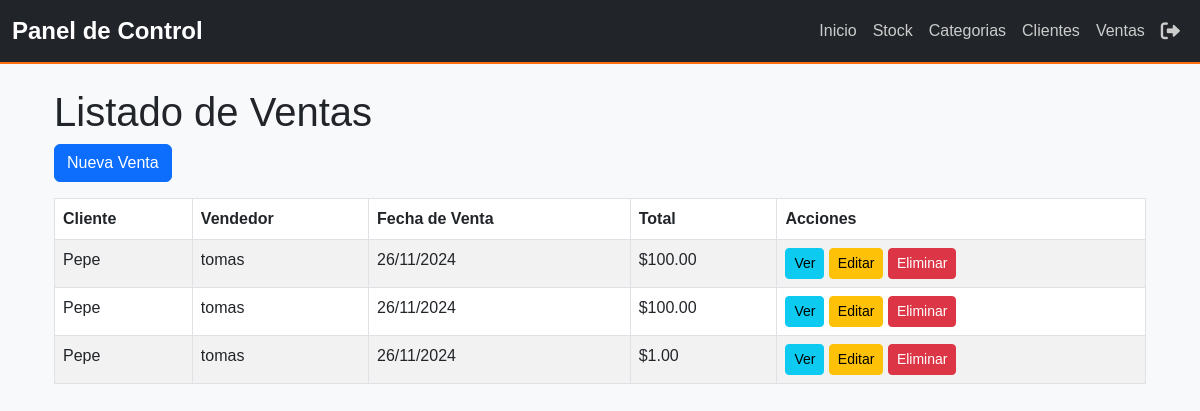
The page /ventas/ on the database as committed earlier.
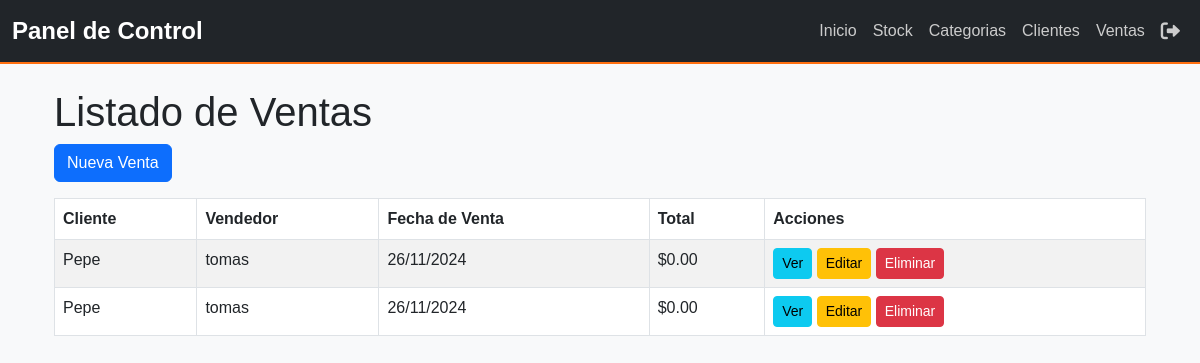
The same page on the database as committed later.
### myapp/models.py (models this page shows, shortened)
class Venta(models.Model):
    cliente = models.ForeignKey(Cliente, on_delete=models.CASCADE)
    vendedor = models.ForeignKey(User, on_delete=models.SET_NULL, null=True, blank=True)
    fecha_venta = models.DateTimeField(auto_now_add=True)
    total_venta = models.DecimalField(max_digits=10, decimal_places=2, default=0)
    metodo_pago = models.CharField(max_length=50)
    productos = models.ManyToManyField(Producto, through='DetalleVenta')

class Cliente(models.Model):
    nombre = models.CharField(max_length=255, verbose_name='Nombre Completo')
    compania = models.CharField(max_length=255, blank=True, null=True, verbose_name='Compañía')
    email = models.EmailField(unique=True, verbose_name='Correo Electrónico')
    telefono = models.CharField(max_length=15, verbose_name='Número de Teléfono')
    direccion = models.TextField(blank=True, null=True, verbose_name='Dirección')
    fecha_registro = models.DateTimeField(auto_now_add=True, verbose_name='Fecha de Registro')
    estatus = models.CharField(
        max_length=20,
        choices=[('activo', 'Activo'), ('inactivo', 'Inactivo')],
        default='activo',
        verbose_name='Estatus'
    )
    notas = models.TextField(blank=True, null=True, verbose_name='Notas Adicionales')
    class Meta:
        verbose_name = 'Cliente'
        verbose_name_plural = 'Clientes'
        ordering = ['-fecha_registro']

### myapp/views.py (the view)
# urls.py: path('ventas/', VentaListView.as_view(), name='venta_list'),
class VentaListView(ListView):
    model = Venta
    template_name = 'ventas/venta_list.html'
    context_object_name = 'ventas'
    def get_queryset(self):
        return Venta.objects.all()  # Asegúrate de que las ventas tengan un vendedor asignado

### myapp/context_processors.py (called while the page is built, shortened)
def user_role(request):
    return {'role': 'Invitado'}

### myapp/templates/ventas/venta_list.html
{% extends 'base.html' %}
{% block content %}
<div class="container mt-4">
    <h1>Listado de Ventas</h1>
    <a href="{% url 'venta_create' %}" class="btn btn-primary mb-3">Nueva Venta</a>
    <table class="table table-bordered table-striped">
        <thead>
            <tr>
                <th>Cliente</th>
                <th>Vendedor</th>
                <th>Fecha de Venta</th>
                <th>Total</th>
                <th>Acciones</th>
            </tr>
        </thead>
        <tbody>
            {% for venta in ventas %}
            <tr>
                <td>{{ venta.cliente.nombre }}</td>
                <td>{{ venta.vendedor }}</td>
                <td>{{ venta.fecha_venta|date:"d/m/Y" }}</td>
                <td>${{ venta.total_venta }}</td>
                <td>
                    <a href="{% url 'venta_detail' venta.pk %}" class="btn btn-info btn-sm">Ver</a>
                    <a href="{% url 'venta_edit' venta.pk %}" class="btn btn-warning btn-sm">Editar</a>
                    <a href="{% url 'venta_delete' venta.pk %}" class="btn btn-danger btn-sm" onclick="return confirm('¿Estás seguro de que deseas eliminar esta venta?');">Eliminar</a>
                </td>
            </tr>
            {% empty %}
            <tr>
                <td colspan="5" class="text-center">No se han encontrado ventas.</td>
            </tr>
            {% endfor %}
        </tbody>
    </table>
</div>
{% endblock %}

### myapp/templates/base.html (shortened to what this page needs)
<!DOCTYPE html>
<html lang="es">
<head>
    <link href="https://cdn.jsdelivr.net/npm/bootstrap@5.3.0-alpha1/dist/css/bootstrap.min.css" rel="stylesheet">
    {% load static %}
    <link href="{% static 'css/styles.css' %}" rel="stylesheet">
</head>
<body class="bg-light">
    {% include 'navbar.html' %}
    <div class="container mt-4">
        {% block content %}{% endblock %}
    </div>
</body>
</html>

### myapp/templates/navbar.html (shortened to what this page needs)
{% load static %}
<head>
    <link href="https://cdnjs.cloudflare.com/ajax/libs/font-awesome/6.0.0-beta3/css/all.min.css" rel="stylesheet">
</head>
<nav class="navbar navbar-expand-lg navbar-dark bg-dark">
    <div class="container-fluid">
        <a class="navbar-brand" href="{% url 'role_based_view' %}">Panel de Control</a>
        <div class="collapse navbar-collapse" id="navbarNav">
            <ul class="navbar-nav ms-auto">
                <li class="nav-item">
                    <a class="nav-link active" href="{% url 'role_based_view' %}">Inicio</a>
                </li>
                <li class="nav-item">
                    <a class="nav-link" href="{% url 'producto_list' %}">Stock</a>
                </li>
                <li class="nav-item">
                    <a class="nav-link" href="{% url 'categoria_list' %}">Categorias</a>
                </li>
                <li class="nav-item">
                    <a class="nav-link" href="{% url 'clientes_list' %}">Clientes</a>
                </li>
                <li class="nav-item">
                    <a class="nav-link" href="{% url 'venta_list' %}">Ventas</a>
                </li>
                <li class="nav-item">
                    <form method="post" action="{% url 'logout' %}" class="d-inline">
                        <button type="submit" class="btn btn-link nav-link logout-btn">
                            <i class="fas fa-sign-out-alt"></i>
                        </button>
                    </form>
                </li>
            </ul>
        </div>
    </div>
</nav>

### myapp/static/css/styles.css (style rules this page uses)
body { font-family: 'Arial', sans-serif; background-color: #f4f6f9; margin: 0; padding: 0; }
.logout-btn { background-color: transparent; border: none; color: #FF6F0F; font-size: 1rem; font-weight: 600; padding: 10px 15px; text-transform: uppercase; cursor: pointer; transition: color 0.3s ease, transform 0.3s ease; }
.navbar { background-color: #343a40; border-bottom: 2px solid #FF6F0F; }
.navbar-brand { color: #fff; font-size: 1.5rem; font-weight: bold; }
.navbar-nav .nav-item .nav-link { color: #ccc; transition: color 0.3s ease; }

### myapp/templates/navbar.html (style rules this page uses)
ul { display: flex; align-items: center; justify-content: center; }
.logout-btn { text-decoration: none; color: #ccc; font-size: 1.1rem; padding: 0; border: none; background: none; display: flex; align-items: center; gap: 5px; cursor: pointer; transition: color 0.3s ease, background-color 0.3s ease; }
.logout-btn i { font-size: 1.2rem; vertical-align: middle; }

Rows that differ between the two databases and show on the page:
removed Venta: cliente.nombre "Pepe", vendedor "tomas", fecha_venta "26/11/2024", total_venta "100.00"
removed Venta: cliente.nombre "Pepe", vendedor "tomas", fecha_venta "26/11/2024", total_venta "100.00"
removed Venta: cliente.nombre "Pepe", vendedor "tomas", fecha_venta "26/11/2024", total_venta "1.00"
added Venta: cliente.nombre "Pepe", vendedor "tomas", fecha_venta "26/11/2024", total_venta "0.00"
added Venta: cliente.nombre "Pepe", vendedor "tomas", fecha_venta "26/11/2024", total_venta "0.00"
